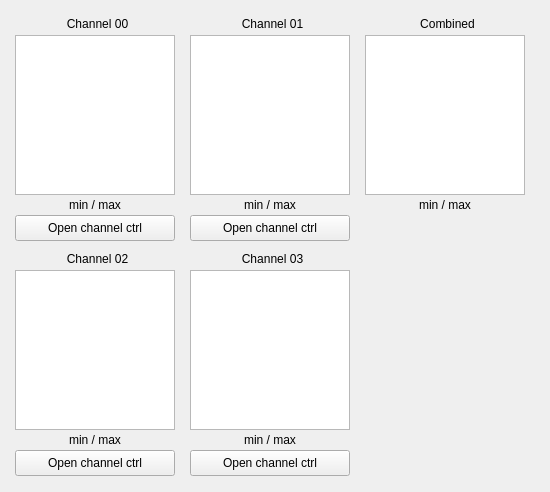
<?xml version="1.0" encoding="UTF-8"?>
<ui version="4.0">
 <class>MainWindow</class>
 <widget class="QMainWindow" name="MainWindow">
  <property name="geometry">
   <rect>
    <x>0</x>
    <y>0</y>
    <width>550</width>
    <height>492</height>
   </rect>
  </property>
  <property name="windowTitle">
   <string>MainWindow</string>
  </property>
  <widget class="QWidget" name="centralwidget">

   <widget class="QLabel" name="titleLabel_total">
    <property name="geometry"><rect><x>365</x><y>15</y><width>165</width><height>18</height></rect></property>
    <property name="text"><string>Combined</string></property>
    <property name="alignment"><set>Qt::AlignCenter</set></property>
   </widget>
   <widget class="GraphicsView" name="graphicsView_total">
    <property name="geometry"><rect><x>365</x><y>35</y><width>160</width><height>160</height></rect></property>
   </widget>
   <widget class="QLabel" name="minmaxLabel_total">
    <property name="geometry"><rect><x>365</x><y>197</y><width>160</width><height>16</height></rect></property>
    <property name="text"><string>min / max</string></property>
    <property name="alignment"><set>Qt::AlignCenter</set></property>
   </widget>

   <widget class="QLabel" name="titleLabel_0">
    <property name="geometry"><rect><x>15</x><y>15</y><width>165</width><height>18</height></rect></property>
    <property name="text"><string>Channel 00</string></property>
    <property name="alignment"><set>Qt::AlignCenter</set></property>
   </widget>
   <widget class="GraphicsView" name="graphicsView_0">
    <property name="geometry"><rect><x>15</x><y>35</y><width>160</width><height>160</height></rect></property>
   </widget>
   <widget class="QLabel" name="minmaxLabel_0">
    <property name="geometry"><rect><x>15</x><y>197</y><width>160</width><height>16</height></rect></property>
    <property name="text"><string>min / max</string></property>
    <property name="alignment"><set>Qt::AlignCenter</set></property>
   </widget>
   <widget class="QPushButton" name="openButton_0">
    <property name="geometry"><rect><x>15</x><y>215</y><width>160</width><height>26</height></rect></property>
    <property name="text"><string>Open channel ctrl</string></property>
   </widget>

   <widget class="QLabel" name="titleLabel_1">
    <property name="geometry"><rect><x>190</x><y>15</y><width>165</width><height>18</height></rect></property>
    <property name="text"><string>Channel 01</string></property>
    <property name="alignment"><set>Qt::AlignCenter</set></property>
   </widget>
   <widget class="GraphicsView" name="graphicsView_1">
    <property name="geometry"><rect><x>190</x><y>35</y><width>160</width><height>160</height></rect></property>
   </widget>
   <widget class="QLabel" name="minmaxLabel_1">
    <property name="geometry"><rect><x>190</x><y>197</y><width>160</width><height>16</height></rect></property>
    <property name="text"><string>min / max</string></property>
    <property name="alignment"><set>Qt::AlignCenter</set></property>
   </widget>
   <widget class="QPushButton" name="openButton_1">
    <property name="geometry"><rect><x>190</x><y>215</y><width>160</width><height>26</height></rect></property>
    <property name="text"><string>Open channel ctrl</string></property>
   </widget>

   <widget class="QLabel" name="titleLabel_2">
    <property name="geometry"><rect><x>15</x><y>250</y><width>165</width><height>18</height></rect></property>
    <property name="text"><string>Channel 02</string></property>
    <property name="alignment"><set>Qt::AlignCenter</set></property>
   </widget>
   <widget class="GraphicsView" name="graphicsView_2">
    <property name="geometry"><rect><x>15</x><y>270</y><width>160</width><height>160</height></rect></property>
   </widget>
   <widget class="QLabel" name="minmaxLabel_2">
    <property name="geometry"><rect><x>15</x><y>432</y><width>160</width><height>16</height></rect></property>
    <property name="text"><string>min / max</string></property>
    <property name="alignment"><set>Qt::AlignCenter</set></property>
   </widget>
   <widget class="QPushButton" name="openButton_2">
    <property name="geometry"><rect><x>15</x><y>450</y><width>160</width><height>26</height></rect></property>
    <property name="text"><string>Open channel ctrl</string></property>
   </widget>

   <widget class="QLabel" name="titleLabel_3">
    <property name="geometry"><rect><x>190</x><y>250</y><width>165</width><height>18</height></rect></property>
    <property name="text"><string>Channel 03</string></property>
    <property name="alignment"><set>Qt::AlignCenter</set></property>
   </widget>
   <widget class="GraphicsView" name="graphicsView_3">
    <property name="geometry"><rect><x>190</x><y>270</y><width>160</width><height>160</height></rect></property>
   </widget>
   <widget class="QLabel" name="minmaxLabel_3">
    <property name="geometry"><rect><x>190</x><y>432</y><width>160</width><height>16</height></rect></property>
    <property name="text"><string>min / max</string></property>
    <property name="alignment"><set>Qt::AlignCenter</set></property>
   </widget>
   <widget class="QPushButton" name="openButton_3">
    <property name="geometry"><rect><x>190</x><y>450</y><width>160</width><height>26</height></rect></property>
    <property name="text"><string>Open channel ctrl</string></property>
   </widget>

  </widget>
 </widget>
 <customwidgets>
  <customwidget>
   <class>GraphicsView</class>
   <extends>QGraphicsView</extends>
   <header>pyqtgraph</header>
  </customwidget>
 </customwidgets>
 <resources/>
 <connections/>
</ui>
